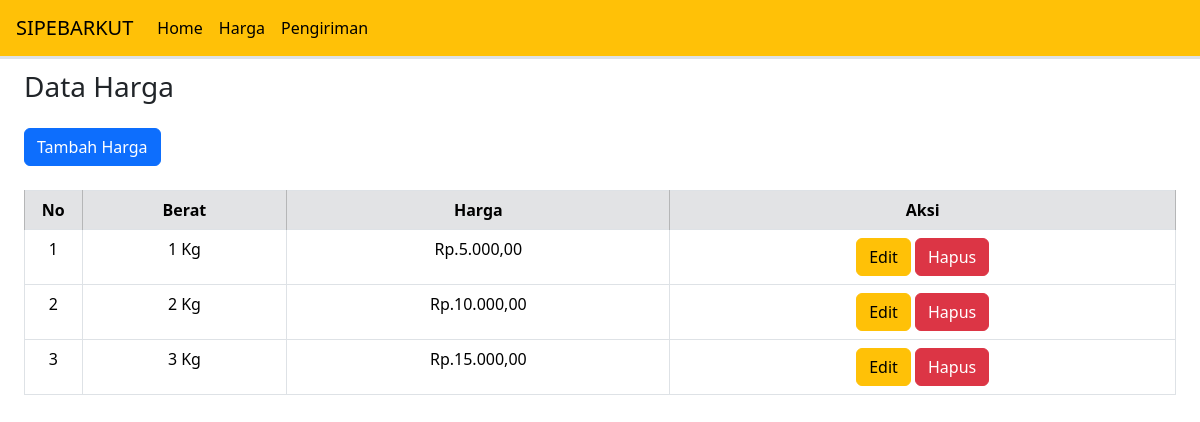
Screenshot of /views/harga/index.php with the database file from the repository.
### tables this page shows
CREATE TABLE `harga` (
  `id` int NOT NULL,
  `berat` varchar(5) NOT NULL,
  `harga` varchar(15) NOT NULL
);

### controllers/HargaController.php (called while the page is built, shortened)
<?php
include_once '../../models/Harga.php';
class HargaController
{
    private $model;
    public function __construct($db)
    {
        $this->model = new Harga($db);
    }
    public function getAllHarga()
    {
        return $this->model->getAllHarga();
    }
}

### models/Harga.php (called while the page is built, shortened)
<?php
class Harga
{
    private $koneksi;
    public function __construct($db)
    {
        $this->koneksi = $db;
    }
    public function getAllHarga()
    {
        $query = "SELECT * FROM harga";
        $result = mysqli_query($this->koneksi, $query);
        return $result;
    }
}

### views/harga/index.php (the view, shortened to what this page needs)
<?php
include_once '../../config.php';
include_once '../../controllers/HargaController.php';
require '../../index.php';
$database = new database;
$db = $database->getKoneksi();
$hargaCtrl = new HargaController($db);
$harga = $hargaCtrl->getAllHarga();
?>
<div class="px-4" style="margin-top:70px ">
    <h3 class="mt-3">Data Harga</h3>
    <button type="button" class="btn btn-primary mt-3" data-bs-toggle="modal" data-bs-target="#modal_tambah">
        Tambah Harga
    </button>
    <table class="table table-bordered mt-4">
        <tr>
            <th class="table-secondary" style="width:5%">No</th>
            <th class="table-secondary">Berat</th>
            <th class="table-secondary">Harga</th>
            <th class="table-secondary">Aksi</th>
        </tr>
        <?php
        $no = 1;
        foreach ($harga as $x) {
        ?>
            <tr>
                <td><?php echo $no++ ?></td>
                <td><?php echo $x['berat'] ?></td>
                <td><?php echo $x['harga'] ?></td>
                <td>
                    <a href="#" class="btn btn-warning" data-bs-toggle="modal" data-bs-target="#modal_edit<?php echo $x['id']; ?>">Edit</a>
                    <a href="hapus_harga?id=<?php echo $x['id']; ?>" onclick="return confirm('Apakah yakin ingin menghapus....?')" class="btn btn-danger">Hapus</a>
                </td>
            </tr>
        <?php
        }
        ?>
    </table>
</div>
</body>

### views/harga/index.php (style rules this page uses)
th, td { text-align: center; }

### rows the page displays
harga: berat "1 Kg", harga "Rp.5.000,00"
harga: berat "2 Kg", harga "Rp.10.000,00"
harga: berat "3 Kg", harga "Rp.15.000,00"
